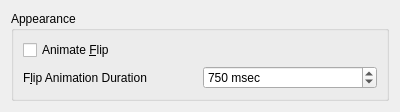
<ui version="4.0" >
 <class>KWin::FlipSwitchEffectConfigForm</class>
 <widget class="QWidget" name="KWin::FlipSwitchEffectConfigForm" >
  <property name="geometry" >
   <rect>
    <x>0</x>
    <y>0</y>
    <width>400</width>
    <height>103</height>
   </rect>
  </property>
  <layout class="QVBoxLayout" >
   <item>
    <widget class="QGroupBox" name="groupBox" >
     <property name="title" >
      <string>Appearance</string>
     </property>
     <layout class="QGridLayout" >
      <item row="0" column="0" colspan="2" >
       <widget class="QCheckBox" name="checkAnimateFlip" >
        <property name="text" >
         <string>Animate &amp;Flip</string>
        </property>
       </widget>
      </item>
      <item row="1" column="0" >
       <widget class="QLabel" name="label_3" >
        <property name="text" >
         <string>F&amp;lip Animation Duration</string>
        </property>
        <property name="buddy" >
         <cstring>spinFlipDuration</cstring>
        </property>
       </widget>
      </item>
      <item row="1" column="1" >
       <widget class="QSpinBox" name="spinFlipDuration" >
        <property name="suffix" >
         <string> msec</string>
        </property>
        <property name="maximum" >
         <number>5000</number>
        </property>
        <property name="value" >
         <number>750</number>
        </property>
       </widget>
      </item>
     </layout>
    </widget>
   </item>
  </layout>
 </widget>
 <tabstops>
  <tabstop>checkAnimateFlip</tabstop>
  <tabstop>spinFlipDuration</tabstop>
 </tabstops>
 <resources/>
 <connections/>
</ui>
